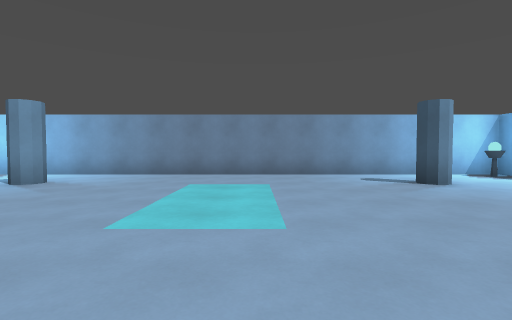
View 1 (above)

16 first-person views from a walk through a level from a Godot 3-D game. The camera is 1.3 m above the floor, tilts 2° down and sees 85° across. The floor is counted in squares, 2 m on a side. Each view is taken from the middle of a square. On the plan, view 1 faces up. The plan holds only what a view shows up to about 9 squares ahead; the rest is blank. The place goes on beyond the plan.

View 2
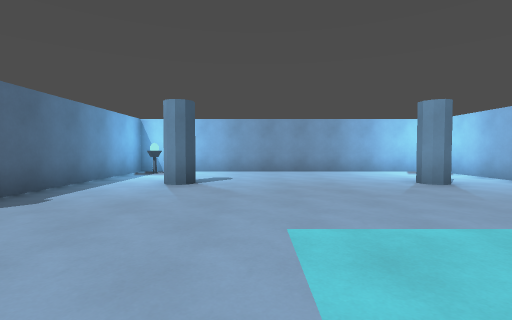

View 3
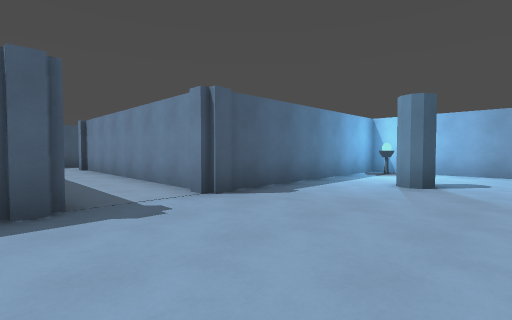

View 4
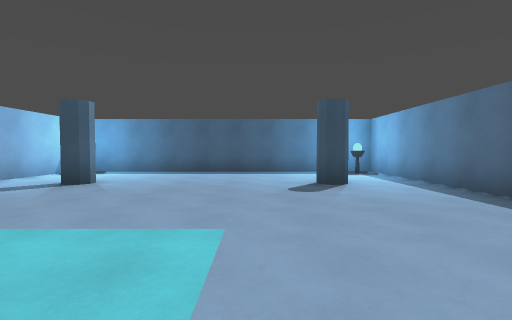

View 5
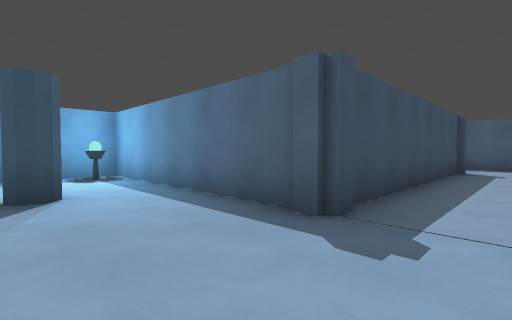

View 6
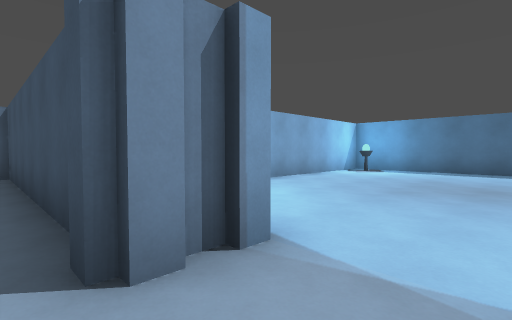

View 7
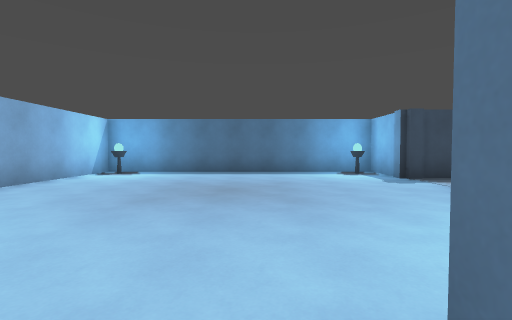

View 8
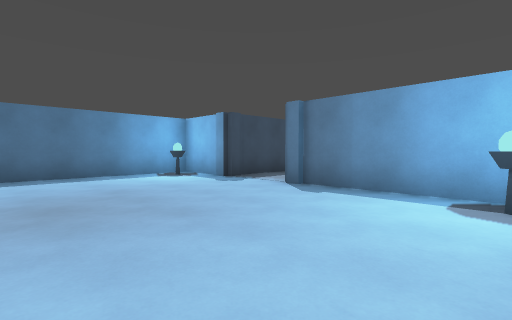

View 9
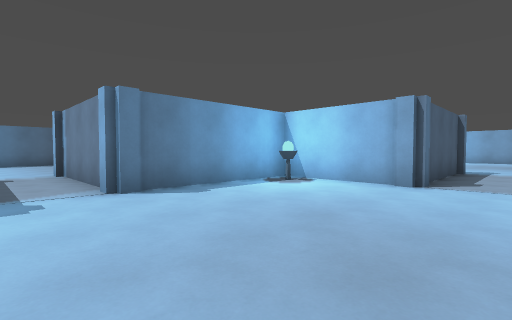

View 10
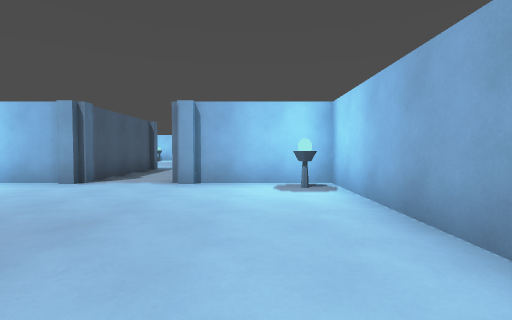

View 11
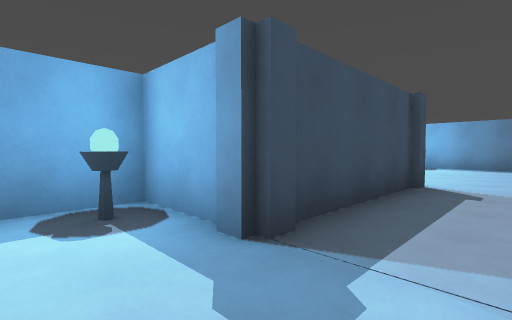

View 12
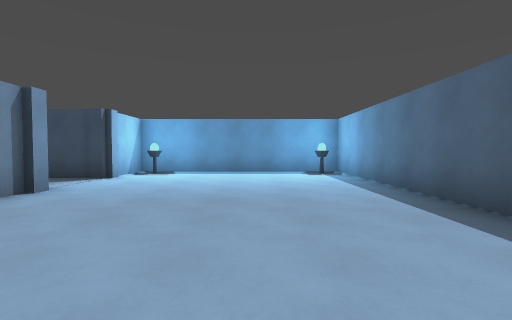

View 13
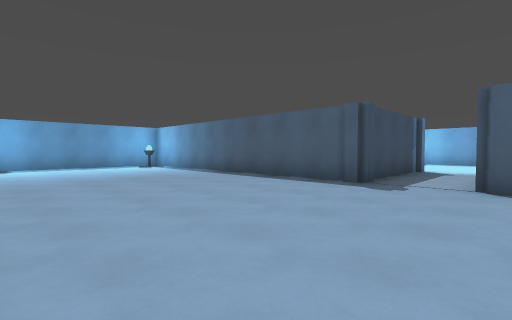

View 14
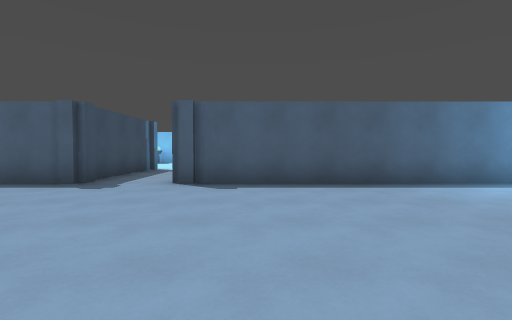

View 15
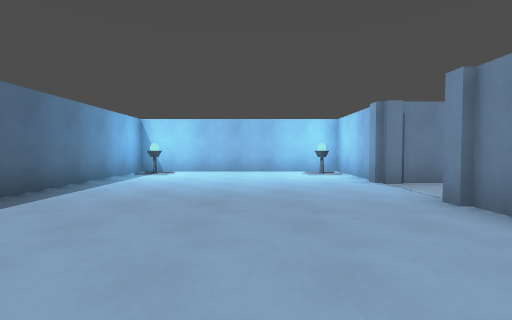

View 16
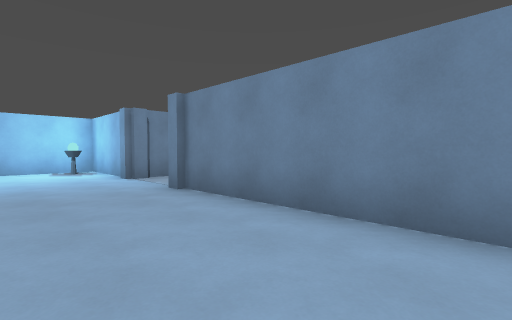

### Floor plan
Ten units are one square. View 1 is at (0, 0); x grows to the right and y downward. Boxes are objects, and circles mark ways between rooms. Rooms are numbered by the first view taken in them; rooms with no view inside come last. Other rooms are left out.
<svg viewBox="-110 -80 210 350">
<path fill="none" stroke="#000" d="M-15 12 -15 84M2 15 65 15 65 -75M-75 -70 -75 15 -12 15M15 87 5 87 5 12M-25 104 10 104M11 104 15 104M55 132 55 175M72 135 95 135 95 55 15 55 15 87M15 104 15 135 58 135M75 178 75 132M-10 175 -55 175M5 265 5 235 95 235 95 175 72 175M-72 175 -105 175 -105 235 -12 235M55 175 48 175"/>
<rect x="-75" y="5" width="10" height="10" fill="#bbb"><title>other object</title></rect>
<rect x="-55" y="-15" width="20" height="20" fill="#bbb"><title>pillar</title></rect>
<rect x="-55" y="-65" width="20" height="20" fill="#bbb"><title>pillar</title></rect>
<rect x="25" y="-15" width="20" height="20" fill="#bbb"><title>pillar</title></rect>
<rect x="25" y="-65" width="20" height="20" fill="#bbb"><title>pillar</title></rect>
<rect x="55" y="5" width="10" height="10" fill="#bbb"><title>other object</title></rect>
<rect x="55" y="-75" width="10" height="10" fill="#bbb"><title>other object</title></rect>
<rect x="15" y="125" width="10" height="10" fill="#bbb"><title>cylinder</title></rect>
<rect x="15" y="55" width="10" height="10" fill="#bbb"><title>cylinder</title></rect>
<rect x="85" y="125" width="10" height="10" fill="#bbb"><title>cylinder</title></rect>
<rect x="85" y="55" width="10" height="10" fill="#bbb"><title>other object</title></rect>
<rect x="-105" y="225" width="10" height="10" fill="#bbb"><title>other object</title></rect>
<rect x="-105" y="175" width="10" height="10" fill="#bbb"><title>other object</title></rect>
<rect x="85" y="225" width="10" height="10" fill="#bbb"><title>other object</title></rect>
<rect x="85" y="175" width="10" height="10" fill="#bbb"><title>other object</title></rect>
<circle cx="10" cy="95" r="3" fill="#2a7"/>
<circle cx="65" cy="175" r="3" fill="#2a7"/>
<text x="-10" y="-20">1</text>
<text x="60" y="100">2</text>
<text x="-10" y="210">3</text>
</svg>
Room 1 opens to room 2. Room 2 opens to room 3.

Where each view was taken, in squares from view 1:
view 1: 0 up, 0 right, facing up
view 2: 2 up, 1 right, facing left
view 3: 2 up, 1 right, facing down-left
view 4: 2 up, 2 left, facing right
view 5: 1 up, 1 left, facing down-right
view 6: 10 down, 0 right, facing up-right
view 7: 10 down, 1 right, facing right
view 8: 9 down, 2 right, facing down-right
view 9: 9 down, 7 right, facing down-left
view 10: 7 down, 7 right, facing left
view 11: 12 down, 6 right, facing down-right
view 12: 21 down, 1 right, facing right
view 13: 18 down, 2 left, facing down-right
view 14: 18 down, 3 left, facing down
view 15: 20 down, 2 left, facing left
view 16: 20 down, 1 left, facing up-left
